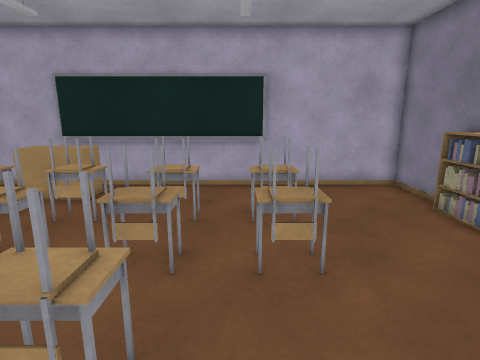
[1] (above)

12 first-person views from a walk through a Unity game level. The camera is 1.4 m above the floor, tilts 12° down and sees 80° across. The floor is counted in squares, 0.5 m on a side. Each view is taken from the middle of a square. On the plan, view 1 faces up. The plan holds only what a view shows up to about 20 squares ahead; the rest is blank. Surface patterns are stand-ins for the level's own textures.

[2]
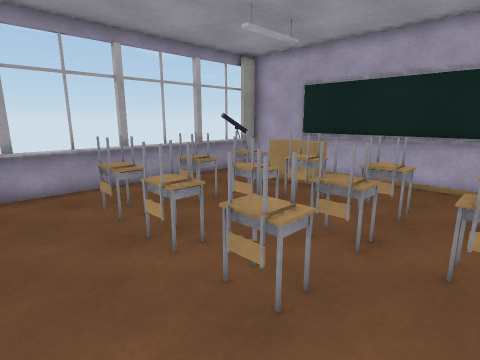

[3]
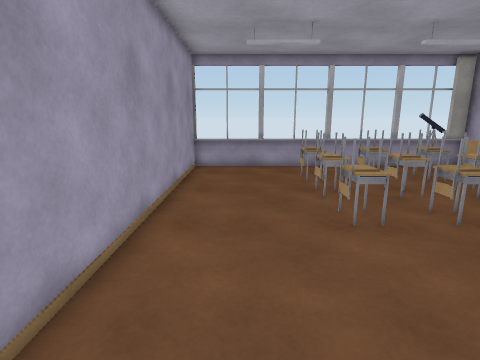

[4]
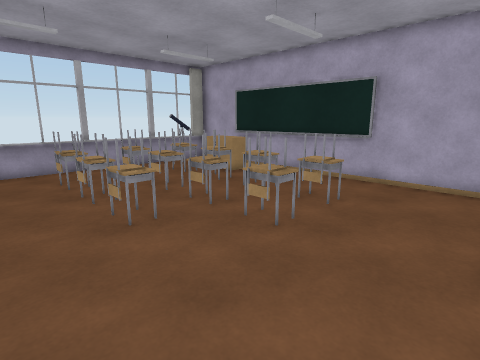

[5]
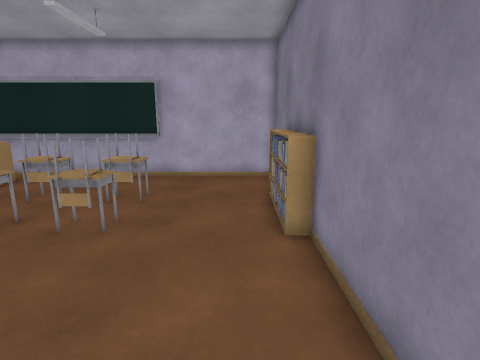

[6]
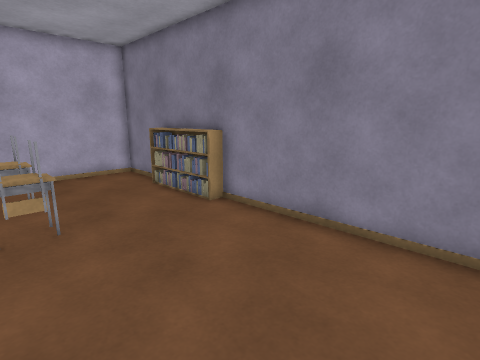

[7]
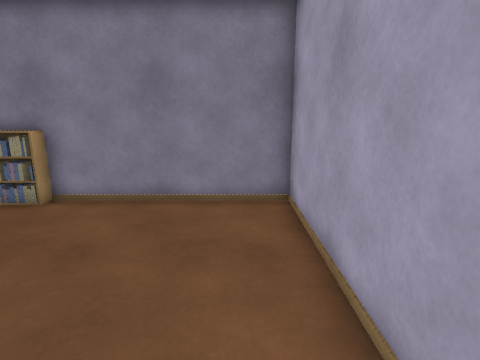

[8]
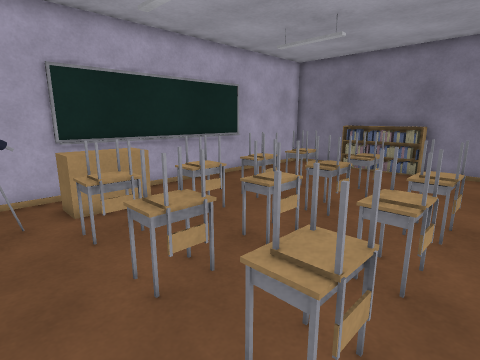

[9]
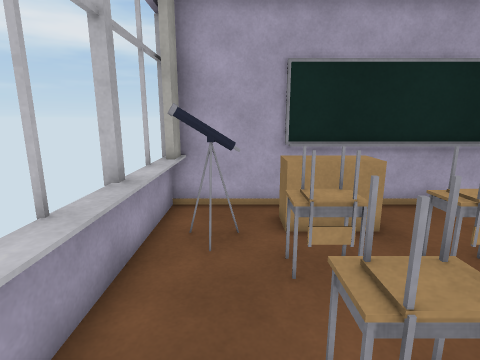

[10]
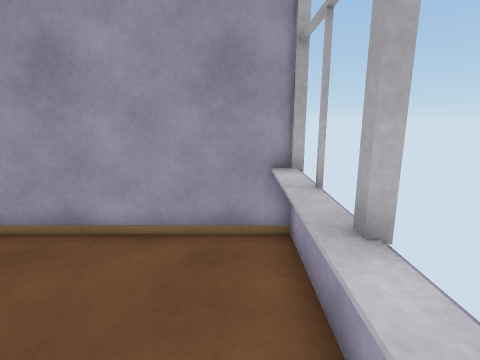

[11]
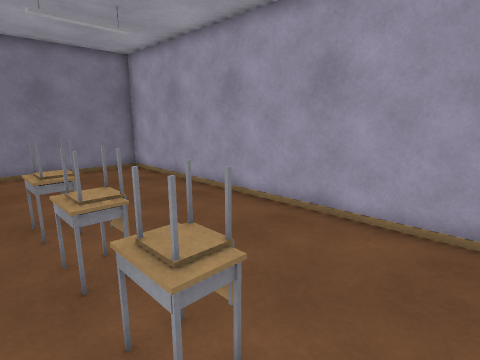

[12]
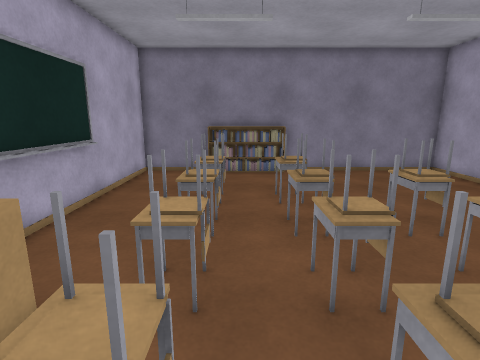

### Floor plan
Points are (right, up) in squares from view 1. A wall is a line through its corners. A room is listed if a view was taken in it or the views show most of it. See-through windows are left out.
Room 1 (views 1, 2, 3, 4, 5, 6, 7, 8, 9, 10, 11, 12)
walls: (-10.7, 12.1) (-10.7, -2.5); (-11.5, -3.8) (6.8, -3.8) (6.8, 12.2) (-11.5, 12.2); (-11.2, 12.2) (-11.2, -3.8)
low walls: (1, 11.9) (-7.5, 11.9)
objects: other object (-10, 9) to (-9, 10); other object (-8, 2) to (-7, 3); other object (-8, 5) to (-7, 6); other object (-8, 8) to (-7, 8); other object (-8, 10) to (-5, 11); other object (-5, 2) to (-4, 3); other object (-5, 5) to (-4, 6); other object (-5, 8) to (-4, 8); other object (-2, 2) to (-1, 3); other object (-2, 5) to (-1, 6); other object (-2, 8) to (-1, 8); other object (0, 5) to (2, 6); other object (0, 8) to (2, 8); other object (6, 5) to (6, 9)

Where each view was taken, in squares from view 1:
view 1: 0 up, 0 right, facing up
view 2: 1 down, 1 right, facing up-left
view 3: 1 down, 6 right, facing left
view 4: 1 down, 6 right, facing up-left
view 5: 2 down, 5 right, facing up
view 6: 3 down, 0 right, facing up-right
view 7: 2 down, 3 left, facing right
view 8: 1 up, 10 left, facing up-right
view 9: 3 up, 9 left, facing up
view 10: 3 up, 10 left, facing down
view 11: 4 up, 10 left, facing down-right
view 12: 7 up, 9 left, facing right
